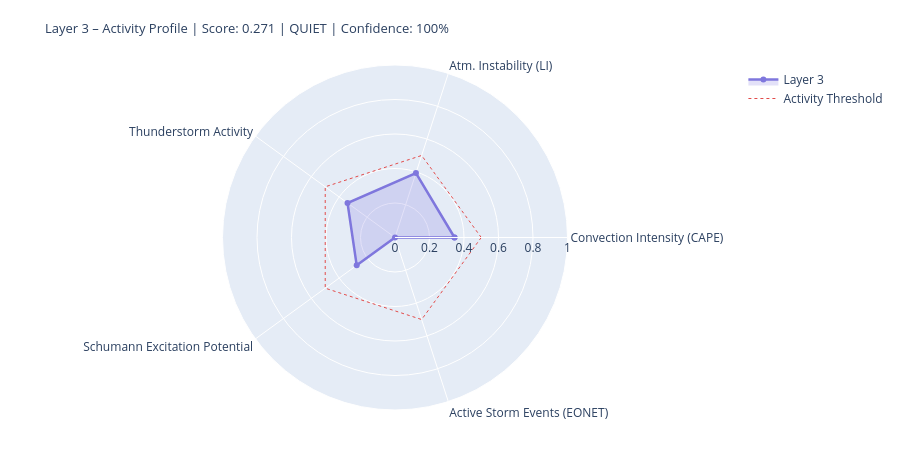

Here is the notebook cell this chart was saved with:
### Markdown cell above
---
## 4. State Assessment & Handoff to Layer 4/5

### Code cell
# ============================================================
# LAYER-3-SCORE
# Five dynamic components
# ============================================================

def norm(v, lo, hi):
    if v is None or (isinstance(v, float) and math.isnan(v)): return None
    return round(max(0.0, min(1.0, (v - lo) / (hi - lo))), 4)

# --- 1) Convection intensity (global CAPE mean) ---
cape_mean = df_atm['cape'].dropna().mean() if not df_atm.empty else None
conv_score = norm(cape_mean, 0, 3000)
conv_src   = 'primary' if cape_mean is not None else 'missing'

# --- 2) Atmospheric instability (LI mean) ---
li_mean   = df_atm['li'].dropna().mean() if not df_atm.empty else None
# Negative LI = unstable → higher score
instab_score = norm(-li_mean if li_mean is not None else None, -6, 6)
instab_src   = 'primary' if li_mean is not None else 'missing'

# --- 3) Thunderstorm activity (mean thunder score + WMO count) ---
thunder_mean = df_atm['thunder_score'].mean() if not df_atm.empty else None
n_thunder    = int(df_atm['thunderstorm'].sum()) if not df_atm.empty else 0
thunder_score_val = norm(
    (thunder_mean or 0) * 0.7 + n_thunder * 0.1, 0, 1.0
) if thunder_mean is not None else None
thunder_src = 'primary'

# --- 4) Schumann excitation potential (weighted Schumann contribution) ---
schumann_pot = df_atm['schumann_contribution'].mean() if not df_atm.empty else None
# Boosted by Layer-2 thunderstorm trigger
if schumann_pot is not None and l2_thunder:
    schumann_pot = min(1.0, schumann_pot * 1.2)
schumann_score = norm(schumann_pot, 0, 1.0) if schumann_pot is not None else None
schumann_src   = 'derived'

# --- 5) Storm activity (NASA EONET) ---
# Distinction: None = data not loaded, 0.0 = loaded but no events
storm_score = None
storm_src   = 'missing'
if raw.get('storms') is not None:          # API reached successfully
    storm_score = norm(len(storm_events), 0, 30) if storm_events else 0.0
    storm_src   = 'primary'

# X-Ray and Kp: context only, not in dynamic score
# (X-Ray = Layer-0/4 driver; Kp = geomagnetic index, not a lightning proxy)
xray_context = None
if raw.get('xray'):
    df_xc = pd.DataFrame(raw['xray'])
    fc = next((c for c in df_xc.columns
               if any(k in c.lower() for k in ['flux','long']) and 'time' not in c.lower()),
              df_xc.columns[1])
    df_xc[fc] = pd.to_numeric(df_xc[fc], errors='coerce')
    xray_last = df_xc[fc].dropna().iloc[-1] if not df_xc[fc].dropna().empty else None
    if xray_last:
        xray_class = ('X' if xray_last>=1e-4 else 'M' if xray_last>=1e-5
                      else 'C' if xray_last>=1e-6 else 'B')
        xray_context = {'flux': float(xray_last), 'class': xray_class}
        print(f'X-Ray context: {xray_class}-class ({xray_last:.2e} W/m²)')

# --- Aggregate ---
COMPONENTS = {
    'Convection Intensity (CAPE)':  {'score': conv_score,       'source': conv_src,    'dynamic': True},
    'Atm. Instability (LI)':         {'score': instab_score,     'source': instab_src,  'dynamic': True},
    'Thunderstorm Activity':              {'score': thunder_score_val, 'source': thunder_src, 'dynamic': True},
    'Schumann Excitation Potential':   {'score': schumann_score,   'source': schumann_src,'dynamic': True},
    'Active Storm Events (EONET)': {'score': storm_score,      'source': storm_src,   'dynamic': True},
}

available   = {k: v['score'] for k, v in COMPONENTS.items() if v['score'] is not None}
unavailable = [k for k, v in COMPONENTS.items() if v['score'] is None]
layer3_score = round(sum(available.values()) / len(available), 4) if available else None
confidence   = round(len(available) / len(COMPONENTS), 2)
level = ('unknown' if layer3_score is None
         else 'quiet'   if layer3_score < 0.3
         else 'moderate' if layer3_score < 0.6
         else 'active')
dominant_l3 = max(available, key=available.get) if available else 'none'

# --- Ausgabe ---
W = 68
print('=' * W)
print('LAYER 3 – ATMOSPHERE / WEATHER / THUNDERSTORMS – STATE ASSESSMENT')
print('=' * W)
for name, comp in COMPONENTS.items():
    s = comp['score']
    if s is not None:
        bar = '█' * int(s * 20) + '░' * (20 - int(s * 20))
        print(f'  {name:<36} {bar}  {s:.3f}  [{comp["source"]}]')
    else:
        print(f'  {name:<36} {"─" * 20}  n/a   [missing]')
print('-' * W)
print(f'  Score:        {layer3_score:.3f}  ({len(available)}/{len(COMPONENTS)} components)')
print(f'  Confidence:   {confidence:.0%}')
print(f'  Level:        {level.upper()}')
print(f'  Dominant:     {dominant_l3}')
print(f'  CAPE mean:    {cape_mean:.0f} J/kg' if cape_mean else '  CAPE mean:    n/a')
print(f'  LI mean:      {li_mean:.1f} K' if li_mean is not None else '  LI mean:      n/a')
print(f'  Thunderstorms:{n_thunder} points (WMO)  +  {len(storm_events)} NASA EONET')
print('=' * W)

# Radar
cats   = list(available.keys())
vals_r = list(available.values())
if len(cats) >= 3:
    fig = go.Figure()
    fig.add_trace(go.Scatterpolar(
        r=vals_r + [vals_r[0]], theta=cats + [cats[0]],
        fill='toself', fillcolor='rgba(127,119,221,0.22)',
        line=dict(color='#7F77DD', width=2.5), name='Layer 3'
    ))
    fig.add_trace(go.Scatterpolar(
        r=[0.5] * (len(cats)+1), theta=cats + [cats[0]],
        line=dict(color='#E24B4A', dash='dot', width=1),
        mode='lines', name='Activity Threshold'
    ))
    fig.update_layout(
        title=dict(
            text=f'Layer 3 – Activity Profile | Score: {layer3_score:.3f} | {level.upper()} | Confidence: {confidence:.0%}',
            font=dict(size=13)
        ),
        polar=dict(radialaxis=dict(visible=True, range=[0, 1])),
        height=450, showlegend=True,
        margin=dict(l=60, r=60, t=65, b=40)
    )
    fig.show()

### Figure 1 — Plotly figure (JSON) as saved in the notebook; plotly's stock layout.template omitted (floating-point values rounded to 4 significant figures)
{"data": [{"fill": "toself", "fillcolor": "rgba(127,119,221,0.22)", "line": {"color": "#7F77DD", "width": 2.5}, "name": "Layer 3", "r": [0.345, 0.3931, 0.3402, 0.2745, 0.0, 0.345], "theta": ["Convection Intensity (CAPE)", "Atm. Instability (LI)", "Thunderstorm Activity", "Schumann Excitation Potential", "Active Storm Events (EONET)", "Convection Intensity (CAPE)"], "type": "scatterpolar"}, {"line": {"color": "#E24B4A", "dash": "dot", "width": 1}, "mode": "lines", "name": "Activity Threshold", "r": [0.5, 0.5, 0.5, 0.5, 0.5, 0.5], "theta": ["Convection Intensity (CAPE)", "Atm. Instability (LI)", "Thunderstorm Activity", "Schumann Excitation Potential", "Active Storm Events (EONET)", "Convection Intensity (CAPE)"], "type": "scatterpolar"}], "layout": {"height": 450, "margin": {"b": 40, "l": 60, "r": 60, "t": 65}, "polar": {"radialaxis": {"range": [0, 1], "visible": true}}, "showlegend": true, "title": {"font": {"size": 13}, "text": "Layer 3 – Activity Profile | Score: 0.271 | QUIET | Confidence: 100%"}}}
